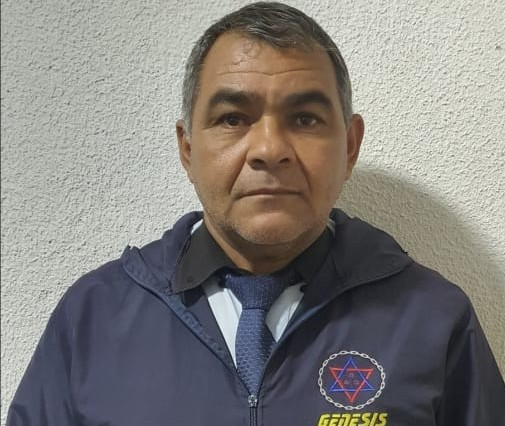
#> input picture app/import_photos/Alexandre.jpeg, 505 x 426 px
$ python -i photo_service.py   (imports and definitions only)
#> lines starting #> are read from the running program, lines starting #| are printed output that depends on the picture
from __future__ import annotations

from pathlib import Path
import io

from PIL import Image, ImageOps


ALLOWED_EXTENSIONS = {".png", ".jpg", ".jpeg", ".webp"}


def process_employee_photo(file_storage) -> tuple[bytes, str]:
    ext = Path(file_storage.filename or "").suffix.lower()
    if ext not in ALLOWED_EXTENSIONS:
        raise ValueError("Formato de imagem não suportado.")

    img = Image.open(file_storage.stream)
    img = ImageOps.exif_transpose(img).convert("RGB")
    img = _crop_square_center(img)
    img = img.resize((512, 512), Image.LANCZOS)

    bio = io.BytesIO()
    img.save(bio, format="JPEG", quality=90, optimize=True)
    return bio.getvalue(), "image/jpeg"


def process_employee_photo_path(path: str | Path) -> tuple[bytes, str]:
#> called with path = '../import_photos/Alexandre.jpeg'
    p = Path(path)
    ext = p.suffix.lower()
    if ext not in ALLOWED_EXTENSIONS:
        raise ValueError("Formato de imagem não suportado.")

    with p.open("rb") as f:
        img = Image.open(f)
#> img is the input picture: PIL image 505x426 RGB; mean R, G, B 131.1, 128.2, 124.7
        img = ImageOps.exif_transpose(img).convert("RGB")
        img = _crop_square_center(img)
        img = img.resize((512, 512), Image.LANCZOS)

        bio = io.BytesIO()
        img.save(bio, format="JPEG", quality=90, optimize=True)
        return bio.getvalue(), "image/jpeg"


def _crop_square_center(img: Image.Image) -> Image.Image:
    w, h = img.size
#> w = 505; h = 426
    side = min(w, h)
#> side = 426
    left = (w - side) // 2
#> left = 39
    top = (h - side) // 2
#> top = 0
    right = left + side
#> right = 465
    bottom = top + side
#> bottom = 426
    return img.crop((left, top, right, bottom))
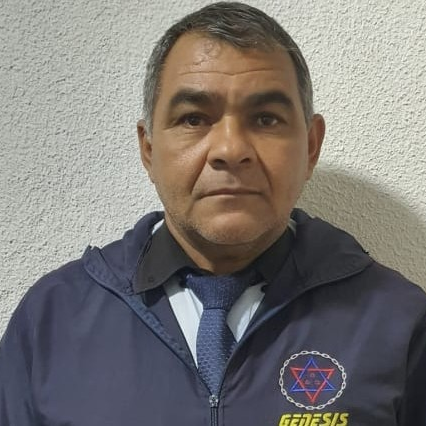
#> returned value: PIL image 426x426 RGB; mean R, G, B 124.8, 121.2, 118.3

>>> result = process_employee_photo_path('../import_photos/Alexandre.jpeg')

$ run again, on app/import_photos/Allan Garcia.jpeg
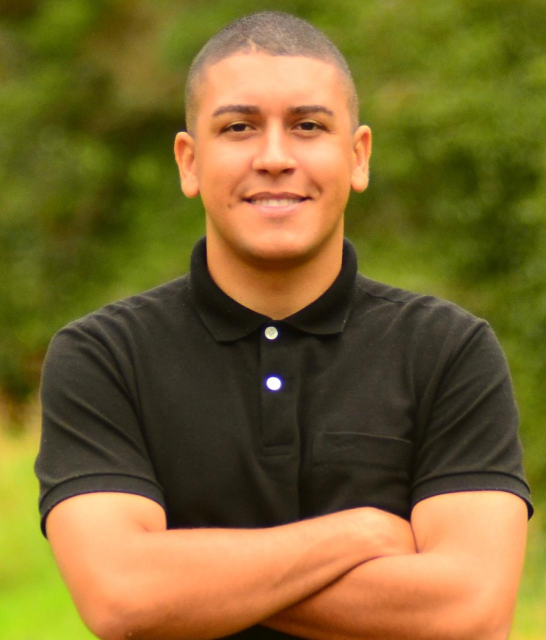
#> input picture app/import_photos/Allan Garcia.jpeg, 1092 x 1280 px (shown at 1/2 size)
#> in process_employee_photo_path, img is the input picture: PIL image 1092x1280 RGB; mean R, G, B 123.1, 102.7, 46.6
#> in _crop_square_center, `return img.crop((left, top, right, bottom))`:
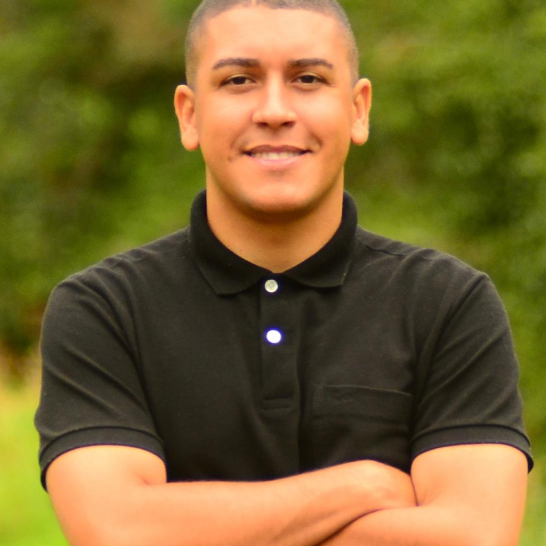
#> returned value: PIL image 1092x1092 RGB (shown at 1/2 size); mean R, G, B 118.8, 100, 47.7
#> in process_employee_photo_path, `img = img.resize((512, 512), Image.LANCZOS)`:
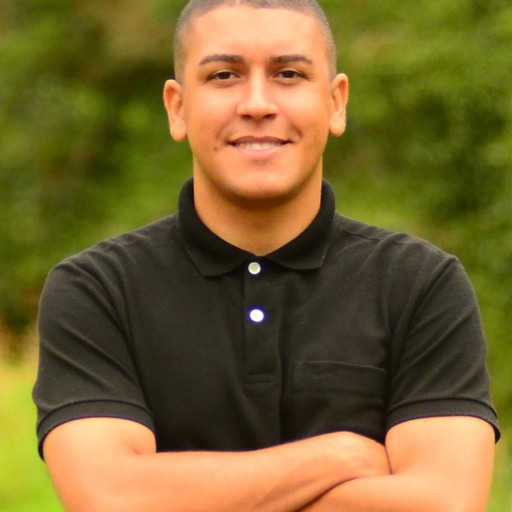
#> img: PIL image 512x512 RGB; mean R, G, B 118.8, 100, 47.7

$ run again, on app/import_photos/Aroudo.jpeg
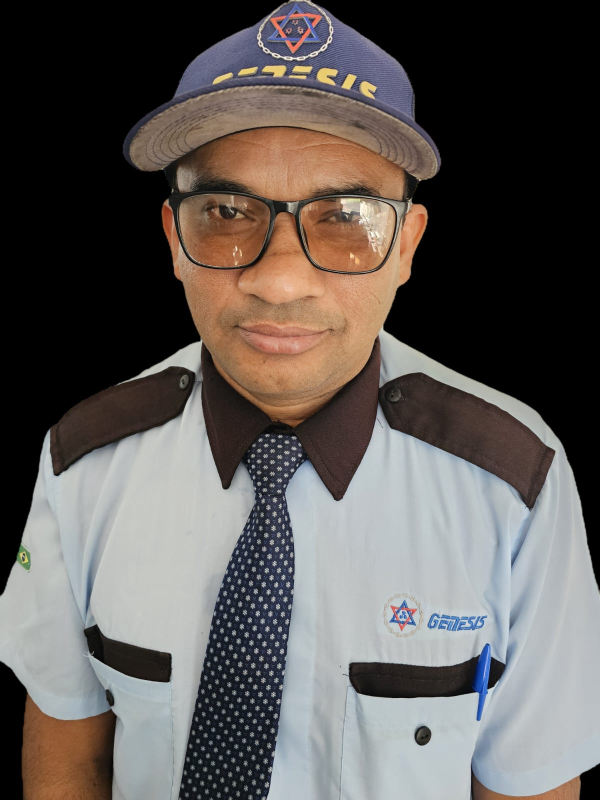
#> input picture app/import_photos/Aroudo.jpeg, 1200 x 1600 px (shown at 1/2 size)
#> in process_employee_photo_path, img is the input picture: PIL image 1200x1600 RGB; mean R, G, B 95.8, 90.7, 87.7
#> in _crop_square_center, `return img.crop((left, top, right, bottom))`:
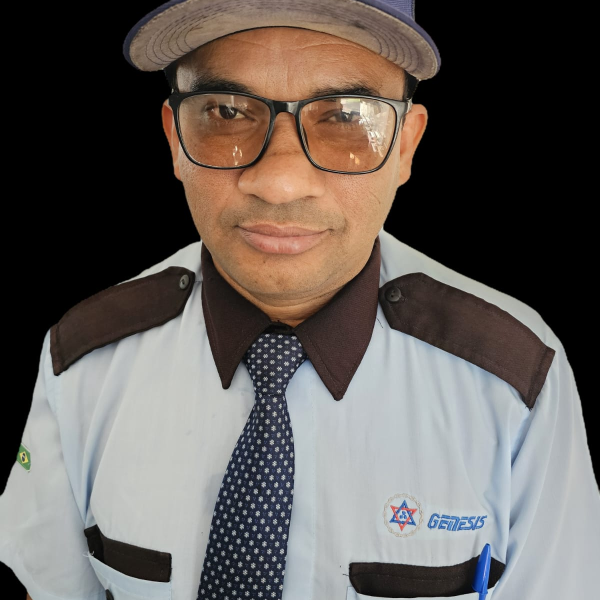
#> returned value: PIL image 1200x1200 RGB (shown at 1/2 size); mean R, G, B 99.9, 93.2, 88.9
#> in process_employee_photo_path, `img = img.resize((512, 512), Image.LANCZOS)`:
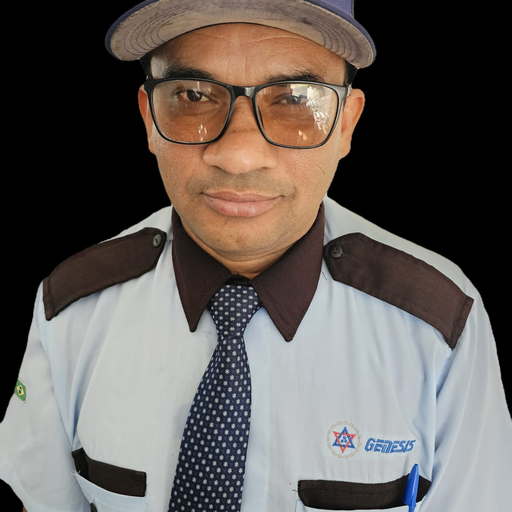
#> img: PIL image 512x512 RGB; mean R, G, B 99.9, 93.3, 88.9
